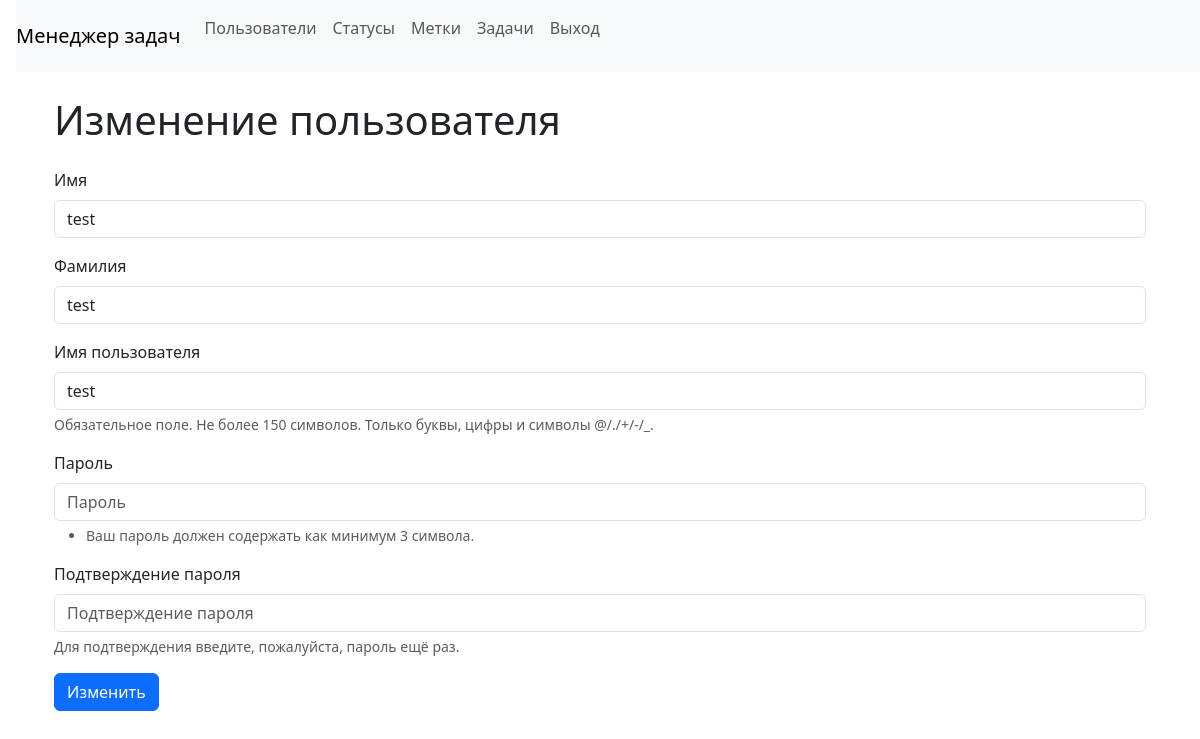
Before: /users/1/update/ with the older database file.
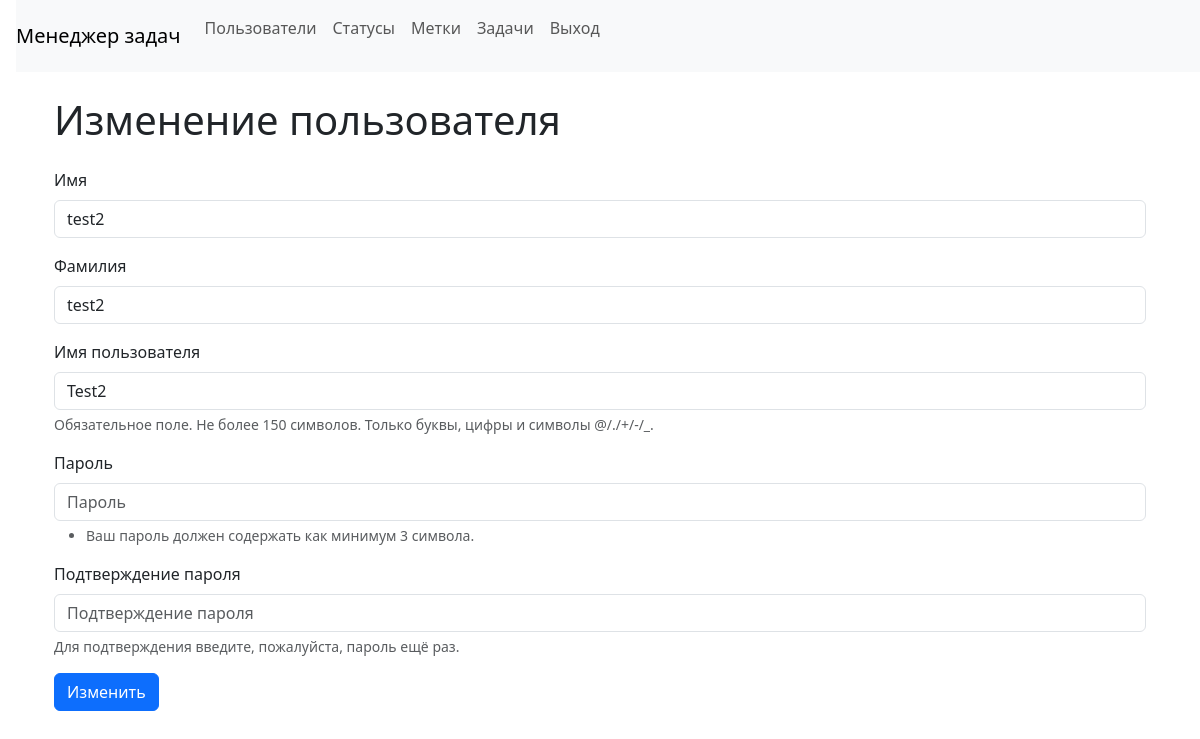
After: the same page with the newer database file.
### task_manager/apps/users/models.py (models this page shows)
class User(AbstractUser):
    def __str__(self):
        return f"{self.first_name} {self.last_name}"

### task_manager/apps/users/views.py (the view)
# urls.py: path("<int:pk>/update/", views.UserUpdateView.as_view(), name="update_user"),
class UserUpdateView(SuccessMessageMixin, UpdateView):
    model = User
    fields = ("first_name", "last_name", "username")
    template_name = "users/update_user.html"
    success_message = _("User successfully updated")
    success_url = reverse_lazy("users")

### task_manager/templates/users/update_user.html (shortened to what this page needs)
{% extends 'base.html' %}
{% load i18n %}
{% block content %}
<div class="container wrapper flex-grow-1">
    <h1 class="my-4"> Изменение пользователя</h1>
    <form method="post">
        <div class="mb-3"><label class="form-label" for="id_first_name">Имя</label><input type="text" name="first_name"
                value="{{ user.first_name }}" maxlength="150" class="form-control" placeholder="Имя" required=""
                id="id_first_name">
        </div>
        <div class="mb-3"><label class="form-label" for="id_last_name">Фамилия</label><input type="text"
                name="last_name" value="{{ user.last_name }}" maxlength="150" class="form-control" placeholder="Фамилия"
                required="" id="id_last_name"></div>
        <div class="mb-3"><label class="form-label" for="id_username">Имя пользователя</label><input type="text"
                name="username" value="{{ user.username }}" maxlength="150" autofocus="" class="form-control"
                placeholder="Имя пользователя" required="" id="id_username">
            <div class="form-text">Обязательное поле. Не более 150 символов. Только буквы, цифры и символы @/./+/-/_.
            </div>
        </div>
        <div class="mb-3"><label class="form-label" for="id_password1">Пароль</label><input type="password"
                name="password1" autocomplete="new-password" class="form-control" placeholder="Пароль" required=""
                id="id_password1">
            <div class="form-text">
                <ul>
                    <li>Ваш пароль должен содержать как минимум 3 символа.</li>
                </ul>
            </div>
        </div>
        <div class="mb-3"><label class="form-label" for="id_password2">Подтверждение пароля</label><input
                type="password" name="password2" autocomplete="new-password" class="form-control"
                placeholder="Подтверждение пароля" required="" id="id_password2">
            <div class="form-text">Для подтверждения введите, пожалуйста, пароль ещё раз.</div>
        </div>
        <input class="btn btn-primary" type="submit" value="Изменить">
    </form>
</div>
{% endblock %}

Changed rows visible on the page:
changed User: first_name "test" → "test2"; last_name "test" → "test2"; username "test" → "Test2"
